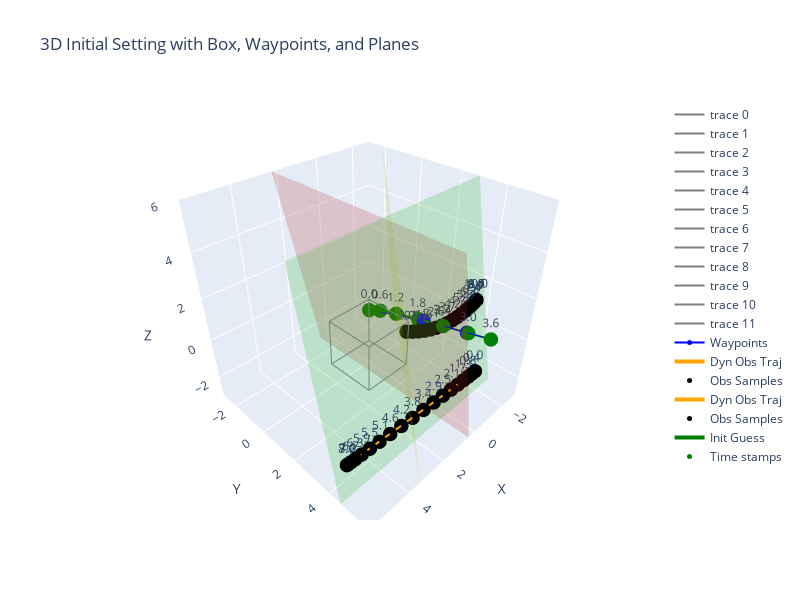
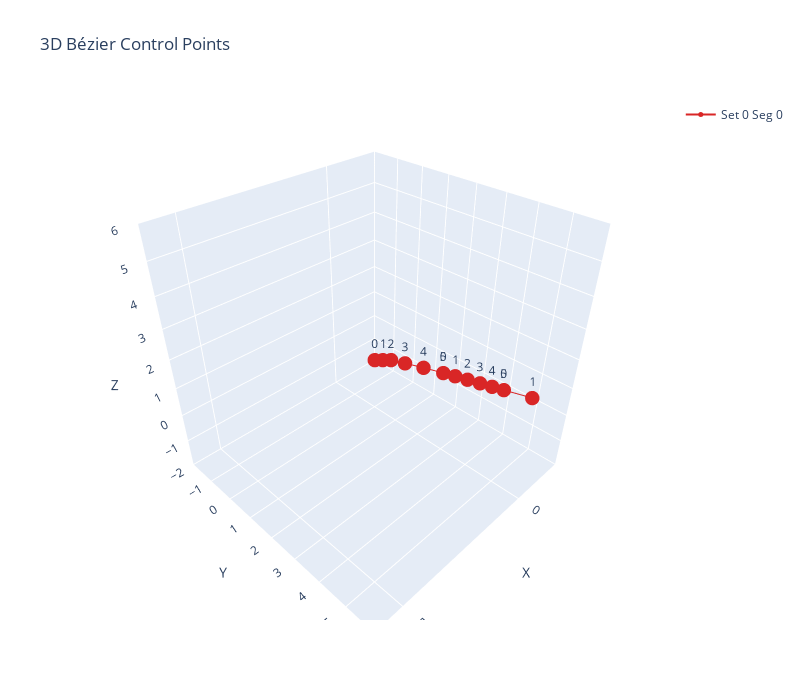

Notebook cell for these charts, in order:
### Code cell
def optimization_test(list_z0, max_iter):

    # Single optimization example usage:
    mem_size = list_z0[0].size

    # Print initial settings
    py_cost = evaluate_objective(list_z0[0])
    grad = compute_analytical_grad(list_z0[0])
    print(f"double py_cost={py_cost:.12f};")
    print(
        "Eigen::VectorXd py_gradient(prototype_solver_ptr->getNumDecisionVariables());"
    )
    print(
        "py_gradient << ",
    )
    for i, g in enumerate(grad):
        if i > 0:
            print(", ", end="")
        print(f"{g:.12f}", end="")
    print(";")

    # Default L-BFGS
    params = LBFGSParameter(mem_size=mem_size, max_iterations=max_iter)
    t_start = time.perf_counter()
    z_opt, f_val, g_val, info = lbfgs_optimize(
        list_z0[0],
        evaluate_objective,
        compute_analytical_grad,
        callback=progress_callback,
        params=params,
    )
    elapsed_time = time.perf_counter() - t_start
    print(f"L-BFGS Optimization completed in {elapsed_time:.4f} seconds.")

    # Plot the results
    list_cp_opt, list_t_opt = [], []
    cp_opt, t_opt = reconstruct(z_opt, x0, v0, a0, xf, vf, af, global_wps)
    list_cp_opt.append(cp_opt)
    list_t_opt.append(t_opt)
    # 3c) Plot the optimized trajectories
    plot_initial_setting_plotly(obstacles, list_cp_opt, list_t_opt)
    # Plot control points using Plotly
    plot_control_points_plotly(list_cp_opt, labels=True)
    print("\nResult:")
    print("t_opt =", t_opt)

    # Plot the velocity and acceleration histories
    pts, vels, accs, _ = eval_traj_and_derivs(cp_opt, t_opt, 100)
    t_plot = np.linspace(0, np.sum(t_opt), 100)
    plot_velocity_acceleration_histories(pts, vels, accs, t_plot)

    # TRON L-BFGS
    # params = TRONParameter(mem_size=mem_size, max_iterations=max_iter)
    # t_start = time.perf_counter()
    # z_opt, f_val, g_val, info = tron_lbfgs_optimize(
    #     list_z0[0],
    #     evaluate_objective,
    #     compute_analytical_grad,
    #     callback=progress_callback,
    #     params=params,
    # )
    # elapsed_time = time.perf_counter() - t_start
    # print(f"TRON L-BFGS Optimization completed in {elapsed_time:.4f} seconds.")

    # # Trust-Region Newton-CG
    # params = TNCGParameter(max_iterations=5, cg_tolerance=0.05)

    # def make_hessp_callback(grad_func, epsilon: float = 1e-6):
    #     """
    #     Returns a Hessian-vector product function hessp(x, p) ≈ H(x)·p via finite differences
    #     grad_func(x) should return the gradient ∇f(x) as a numpy array.
    #     epsilon is the FD stepsize.
    #     """

    #     def hessp_callback(x: np.ndarray, p: np.ndarray) -> np.ndarray:
    #         # central difference approximation of Hessian-vector product
    #         return (grad_func(x + epsilon * p) - grad_func(x - epsilon * p)) / (
    #             2 * epsilon
    #         )

    #     return hessp_callback

    # hessp = make_hessp_callback(compute_analytical_grad, epsilon=1e-6)
    # t_start = time.perf_counter()
    # z_opt, f_val, g_val, info = truncated_newton_cg_optimize(
    #     list_z0[0],
    #     evaluate_objective,
    #     compute_analytical_grad,
    #     hessp,
    #     callback=progress_callback,
    #     params=params,
    # )
    # elapsed_time = time.perf_counter() - t_start
    # print(
    #     f"Trust-Region Newton-CG Optimization completed in {elapsed_time:.4f} seconds."
    # )

    # # Nonliner CG
    # # Example callback that logs and prints progress:
    # history = []
    # def progress_callback_for_nlcg(iteration, x, f, g):
    #     history.append((iteration, f))
    #     print(f"Iter {iteration:3d}: f = {f:.1f}, ||g|| = {np.linalg.norm(g):.1f}")
    # t_start = time.perf_counter()
    # x_opt, f_opt, g_opt, info = nonlinear_conj_grad(list_z0[0], evaluate_objective, compute_analytical_grad, max_iters=max_iter, tol=1e-8, callback=progress_callback_for_nlcg)
    # elapsed_time = time.perf_counter() - t_start
    # print(f"Nonlinear Conjugate Gradient Optimization completed in {elapsed_time:.4f} seconds.")
                                                                    
    # print("\nResult:")
    # print(" x_opt =", x_opt)
    # print(" f_opt =", f_opt)
    # print(" info  =", info)


# Print optimization results
# print(f"z_opt: {z_opt}")
# print(f"f_val: {f_val:.6f}, g_val: {g_val}, info: {info}")

# # Plot single optimization results:
# list_cp_opt, list_t_opt = [], []
# cp_opt, t_opt = reconstruct(z_opt, x0, v0, a0, xf, vf, af, global_wps)
# list_cp_opt.append(cp_opt)
# list_t_opt.append(t_opt)
# # 3c) Plot the optimized trajectories
# plot_initial_setting_plotly(
#     c_x_obs, c_y_obs, c_z_obs,
#     T_obs, list_cp_opt, list_t_opt)
# # Plot control points using Plotly
# plot_control_points_plotly(list_cp_opt, labels=True)

# Multiple optimization (not paralleled) example usage:
# mem_size = list_z0[0].size
# max_iter = bfgs_max_iter
# params = LBFGSParameter(mem_size=mem_size, max_iterations=max_iter)

# # Run optimization for each initial guess
# list_z_opt = []
# for z0 in list_z0:
#     start_time = time.perf_counter()
#     z_opt, f_val, g_val, info = lbfgs_optimize(z0, evaluate_objective, compute_analytical_grad, params=params)
#     elapsed_time = time.perf_counter() - start_time
#     print(f"Initial guess: f* = {f_val:.6f}, status = {info['status']}, time = {elapsed_time:.4f} sec")
#     list_z_opt.append(z_opt)

# # Plot single optimization results:
# list_cp_opt, list_t_opt = [], []
# for z_opt in list_z_opt:
#     cp_opt, t_opt = reconstruct(z_opt, x0, v0, a0, xf, vf, af, global_wps)
#     list_cp_opt.append(cp_opt)
#     list_t_opt.append(t_opt)
# # 3c) Plot the optimized trajectories
# plot_initial_setting_plotly(obstacles, list_cp_opt, list_t_opt)
# # Plot control points using Plotly
# plot_control_points_plotly(list_cp_opt, labels=True)

# Parallel optimization example usage: (doesn't work in this notebook environment)

# mem_size = list_z0[0].size
# max_iter = bfgs_max_iter
# all_results = parallel_optimize(list_z0, mem_size, max_iter)

# # Unpack results
# z_opts, f_vals, g_vals, infos, times = zip(*all_results)

# print("Optimization results and timings:")
# for i, (f_val, info, elapsed) in enumerate(zip(f_vals, infos, times)):
#     print(f"Initial #{i}: f* = {f_val:.6f}, status = {info['status']}, time = {elapsed:.4f} sec")

# Call the optimization test function with the initial guesses
optimization_test(list_z0, bfgs_max_iter)

### Figure 1 — Plotly figure (JSON) as saved in the notebook; plotly's stock layout.template omitted (floating-point values rounded to 4 significant figures; data arrays with more than 128 entries replaced by an {"elided": "..."} marker saying what was removed)
{"data": [{"line": {"color": "gray"}, "mode": "lines", "type": "scatter3d", "x": [1.5, 3.5], "y": [1.5, 1.5], "z": [0, 0]}, {"line": {"color": "gray"}, "mode": "lines", "type": "scatter3d", "x": [1.5, 1.5], "y": [1.5, 3.5], "z": [0, 0]}, {"line": {"color": "gray"}, "mode": "lines", "type": "scatter3d", "x": [1.5, 3.5], "y": [3.5, 3.5], "z": [0, 0]}, {"line": {"color": "gray"}, "mode": "lines", "type": "scatter3d", "x": [3.5, 3.5], "y": [3.5, 1.5], "z": [0, 0]}, {"line": {"color": "gray"}, "mode": "lines", "type": "scatter3d", "x": [1.5, 3.5], "y": [1.5, 1.5], "z": [2, 2]}, {"line": {"color": "gray"}, "mode": "lines", "type": "scatter3d", "x": [1.5, 1.5], "y": [1.5, 3.5], "z": [2, 2]}, {"line": {"color": "gray"}, "mode": "lines", "type": "scatter3d", "x": [1.5, 3.5], "y": [3.5, 3.5], "z": [2, 2]}, {"line": {"color": "gray"}, "mode": "lines", "type": "scatter3d", "x": [3.5, 3.5], "y": [3.5, 1.5], "z": [2, 2]}, {"line": {"color": "gray"}, "mode": "lines", "type": "scatter3d", "x": [1.5, 1.5], "y": [1.5, 1.5], "z": [0, 2]}, {"line": {"color": "gray"}, "mode": "lines", "type": "scatter3d", "x": [3.5, 3.5], "y": [1.5, 1.5], "z": [0, 2]}, {"line": {"color": "gray"}, "mode": "lines", "type": "scatter3d", "x": [1.5, 1.5], "y": [3.5, 3.5], "z": [0, 2]}, {"line": {"color": "gray"}, "mode": "lines", "type": "scatter3d", "x": [3.5, 3.5], "y": [3.5, 3.5], "z": [0, 2]}, {"marker": {"color": "blue", "size": 5}, "mode": "markers+lines", "name": "Waypoints", "type": "scatter3d", "x": [0.0, 0.0, 0.0, 0.0], "y": [0.0, 3.0, 5.0, 7.0], "z": [0.0, 1.0, 1.5, 2.0]}, {"colorscale": [[0, "hsl(0, 70%, 50%)"], [1, "hsl(0, 70%, 50%)"]], "name": "Plane 0", "opacity": 0.2, "showscale": false, "type": "surface", "x": {"elided": "20x20 float values"}, "y": {"elided": "20x20 float values"}, "z": {"elided": "20x20 float values"}}, {"colorscale": [[0, "hsl(60, 70%, 50%)"], [1, "hsl(60, 70%, 50%)"]], "name": "Plane 1", "opacity": 0.2, "showscale": false, "type": "surface", "x": {"elided": "20x20 float values"}, "y": {"elided": "20x20 float values"}, "z": {"elided": "20x20 float values"}}, {"colorscale": [[0, "hsl(120, 70%, 50%)"], [1, "hsl(120, 70%, 50%)"]], "name": "Plane 2", "opacity": 0.2, "showscale": false, "type": "surface", "x": {"elided": "20x20 float values"}, "y": {"elided": "20x20 float values"}, "z": {"elided": "20x20 float values"}}, {"line": {"color": "orange", "width": 4}, "mode": "lines", "name": "Dyn Obs Traj", "type": "scatter3d", "x": {"elided": "200 float values"}, "y": {"elided": "200 float values"}, "z": {"elided": "200 float values"}}, {"marker": {"color": "black", "size": 5}, "mode": "markers+text", "name": "Obs Samples", "text": ["0.0", "0.5", "1.1", "1.6", "2.1", "2.6", "3.2", "3.7", "4.2", "4.7", "5.3", "5.8", "6.3", "6.8", "7.4", "7.9", "8.4", "8.9", "9.5", "10.0"], "textposition": "top center", "type": "scatter3d", "x": [1.0, 0.8405, 0.6727, 0.4912, 0.294, 0.08119, -0.1447, -0.3795, -0.618, -0.8538, -1.081, -1.292, -1.481, -1.644, -1.776, -1.875, -1.943, -1.982, -1.998, -2.0], "y": [3.0, 3.157, 3.308, 3.447, 3.573, 3.683, 3.776, 3.851, 3.909, 3.952, 3.982, 4.0, 4.01, 4.013, 4.011, 4.008, 4.004, 4.002, 4.0, 4.0], "z": [1.0, 1.001, 1.005, 1.015, 1.033, 1.059, 1.092, 1.132, 1.177, 1.225, 1.275, 1.323, 1.368, 1.408, 1.441, 1.467, 1.485, 1.495, 1.499, 1.5]}, {"line": {"color": "orange", "width": 4}, "mode": "lines", "name": "Dyn Obs Traj", "type": "scatter3d", "x": {"elided": "200 float values"}, "y": {"elided": "200 float values"}, "z": {"elided": "200 float values"}}, {"marker": {"color": "black", "size": 5}, "mode": "markers+text", "name": "Obs Samples", "text": ["0.0", "0.4", "0.8", "1.3", "1.7", "2.1", "2.5", "2.9", "3.4", "3.8", "4.2", "4.6", "5.1", "5.5", "5.9", "6.3", "6.7", "7.2", "7.6", "8.0"], "textposition": "top center", "type": "scatter3d", "x": [-1.0, -0.7833, -0.5339, -0.2298, 0.1403, 0.5787, 1.08, 1.633, 2.221, 2.824, 3.422, 3.992, 4.515, 4.971, 5.347, 5.635, 5.832, 5.946, 5.993, 6.0], "y": [5.0, 5.0, 5.0, 5.0, 5.0, 5.0, 5.0, 5.0, 5.0, 5.0, 5.0, 5.0, 5.0, 5.0, 5.0, 5.0, 5.0, 5.0, 5.0, 5.0], "z": [-1.0, -0.9993, -0.9951, -0.9847, -0.9668, -0.9411, -0.9077, -0.8678, -0.8228, -0.7746, -0.7254, -0.6772, -0.6322, -0.5923, -0.5589, -0.5332, -0.5153, -0.5049, -0.5007, -0.5]}, {"line": {"color": "green", "width": 4}, "mode": "lines", "name": "Init Guess", "showlegend": true, "type": "scatter3d", "x": {"elided": "200 float values"}, "y": {"elided": "200 float values"}, "z": {"elided": "200 float values"}}, {"marker": {"color": "green", "size": 5}, "mode": "markers+text", "name": "Time stamps", "showlegend": true, "text": ["0.0", "0.6", "1.2", "1.8", "2.4", "3.0", "3.6", "4.1", "4.7", "5.4"], "textposition": "top center", "type": "scatter3d", "x": [0.0, 5.052e-05, 0.0002726, 0.0004922, 0.0004855, 0.000626, 0.0003151, 4.13e-05, -1.089e-05, 0.0], "y": [0.0, 0.654, 1.563, 2.72, 3.937, 5.056, 5.981, 6.624, 6.939, 7.0], "z": [0.0, 0.2964, 0.6027, 0.9267, 1.233, 1.507, 1.743, 1.907, 1.986, 2.0]}], "layout": {"height": 600, "scene": {"aspectmode": "cube", "xaxis": {"range": [-3, 6], "title": {"text": "X"}}, "yaxis": {"range": [-3, 6], "title": {"text": "Y"}}, "zaxis": {"range": [-3, 6], "title": {"text": "Z"}}}, "title": {"text": "3D Initial Setting with Box, Waypoints, and Planes"}, "width": 800}}

### Figure 2 — Plotly figure (JSON) as saved in the notebook; plotly's stock layout.template omitted (floating-point values rounded to 4 significant figures)
{"data": [{"line": {"color": "hsl(0, 70%, 50%)", "width": 2}, "marker": {"size": 5}, "mode": "markers+lines", "name": "Set 0 Seg 0", "showlegend": true, "type": "scatter3d", "x": [0.0, 0.0, 0.0, 0.0002052, 0.0004922, 0.0004972], "y": [0.0, 0.3699, 0.7397, 1.343, 2.102, 2.867], "z": [0.0, 0.1849, 0.3699, 0.5482, 0.7655, 0.9654]}, {"mode": "text", "showlegend": false, "text": ["0", "1", "2", "3", "4", "5"], "textposition": "top center", "type": "scatter3d", "x": [0.0, 0.0, 0.0, 0.0002052, 0.0004922, 0.0004972], "y": [0.0, 0.3699, 0.7397, 1.343, 2.102, 2.867], "z": [0.0, 0.1849, 0.3699, 0.5482, 0.7655, 0.9654]}, {"line": {"color": "hsl(0, 70%, 50%)", "width": 2}, "marker": {"size": 5}, "mode": "markers+lines", "name": "Set 0 Seg 1", "showlegend": false, "type": "scatter3d", "x": [0.0004972, 0.0005, 0.00041, 0.0004707, 0.000631, 0.0006301], "y": [2.867, 3.307, 3.749, 4.179, 4.585, 4.962], "z": [0.9654, 1.08, 1.189, 1.292, 1.39, 1.483]}, {"mode": "text", "showlegend": false, "text": ["0", "1", "2", "3", "4", "5"], "textposition": "top center", "type": "scatter3d", "x": [0.0004972, 0.0005, 0.00041, 0.0004707, 0.000631, 0.0006301], "y": [2.867, 3.307, 3.749, 4.179, 4.585, 4.962], "z": [0.9654, 1.08, 1.189, 1.292, 1.39, 1.483]}, {"line": {"color": "hsl(0, 70%, 50%)", "width": 2}, "marker": {"size": 5}, "mode": "markers+lines", "name": "Set 0 Seg 2", "showlegend": false, "type": "scatter3d", "x": [0.0006301, 0.0006279, -0.0002341, 0.0, 0.0, 0.0], "y": [4.962, 5.833, 6.55, 7.0, 7.0, 7.0], "z": [1.483, 1.7, 1.896, 2.0, 2.0, 2.0]}, {"mode": "text", "showlegend": false, "text": ["0", "1", "2", "3", "4", "5"], "textposition": "top center", "type": "scatter3d", "x": [0.0006301, 0.0006279, -0.0002341, 0.0, 0.0, 0.0], "y": [4.962, 5.833, 6.55, 7.0, 7.0, 7.0], "z": [1.483, 1.7, 1.896, 2.0, 2.0, 2.0]}], "layout": {"height": 700, "scene": {"aspectmode": "cube", "xaxis": {"range": [-2, 6], "title": {"text": "X"}}, "yaxis": {"range": [-2, 6], "title": {"text": "Y"}}, "zaxis": {"range": [-2, 6], "title": {"text": "Z"}}}, "title": {"text": "3D Bézier Control Points"}, "width": 800}}
